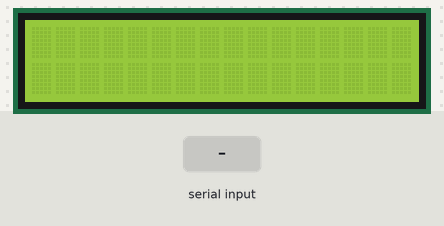
A sketch run on a simulated Arduino Uno, built with avr-gcc and run on an emulated ATmega328P. On the bench: 16×2 character LCD. The test bench sets the inputs (shaded band).

Above: at 1.2 s.
1.3 s: byte 30 received over Serial
At 2.3 s:
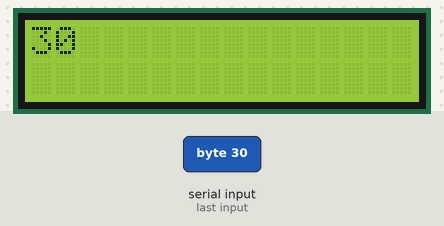
2.8 s: byte 90 received over Serial
At 3.4 s:
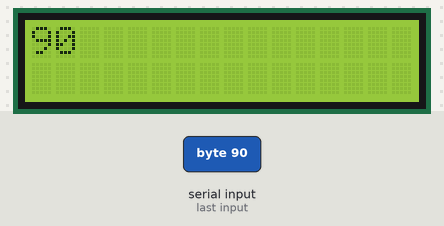
4.3 s: byte 120 received over Serial
At 4.6 s:
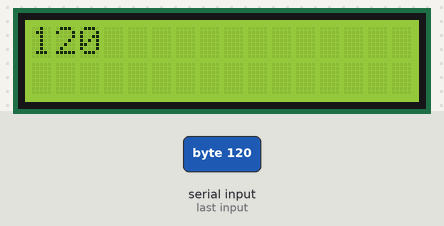
Timing chart, 0 to 7.3 s (numbered marks = the images above; inputs shaded):
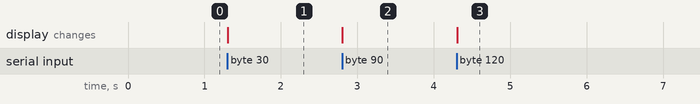

Measured:
- after the input at 1.3 s, the display: changes at once (image 1)
- after the input at 2.8 s, the display: changes at once (image 2)
- after the input at 4.3 s, the display: changes at once (image 3)

The sketch:

ch.3_LDC_serial_print.ino
```cpp
#include <LiquidCrystal_I2C.h> // i2c LCD 라이브러리

LiquidCrystal_I2C lcd(0x27,16,2); // LCD 객체 설정

void setup() {
  lcd.init(); // LCD 초기화
  lcd.backlight(); // LCD 불 켜기
  Serial.begin(9600); // 시리얼 통신 시작
}

void loop() {
  if(Serial.available() > 0) { // p5js => Arduino
    byte data = Serial.read(); // 시리얼 데이터 읽기
    lcd.setCursor(0,0);
    lcd.print(data); // LCD에 데이터 출력
  }
}
```
